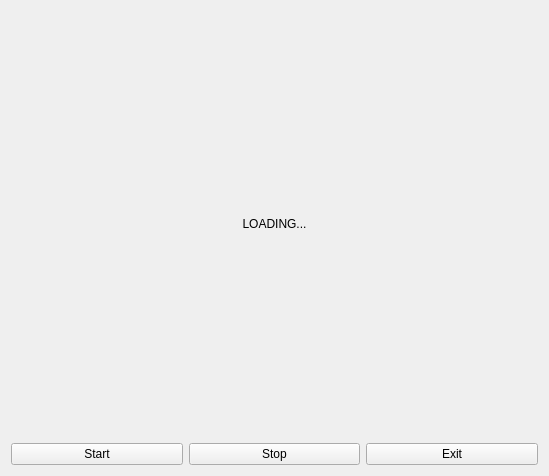
<?xml version="1.0" encoding="UTF-8"?>
<ui version="4.0">
 <class>CaptureWidget</class>
 <widget class="QWidget" name="CaptureWidget">
  <property name="geometry">
   <rect>
    <x>0</x>
    <y>0</y>
    <width>549</width>
    <height>476</height>
   </rect>
  </property>
  <property name="windowTitle">
   <string>Form</string>
  </property>
  <layout class="QGridLayout" name="gridLayout">
   <item row="1" column="0">
    <widget class="QPushButton" name="startButton">
     <property name="text">
      <string>Start</string>
     </property>
    </widget>
   </item>
   <item row="1" column="2">
    <widget class="QPushButton" name="exitButton">
     <property name="text">
      <string>Exit</string>
     </property>
    </widget>
   </item>
   <item row="0" column="0" colspan="3">
    <widget class="QLabel" name="label">
     <property name="text">
      <string>LOADING...</string>
     </property>
     <property name="alignment">
      <set>Qt::AlignCenter</set>
     </property>
    </widget>
   </item>
   <item row="1" column="1">
    <widget class="QPushButton" name="stopButton">
     <property name="text">
      <string>Stop</string>
     </property>
    </widget>
   </item>
  </layout>
 </widget>
 <resources/>
 <connections/>
</ui>
